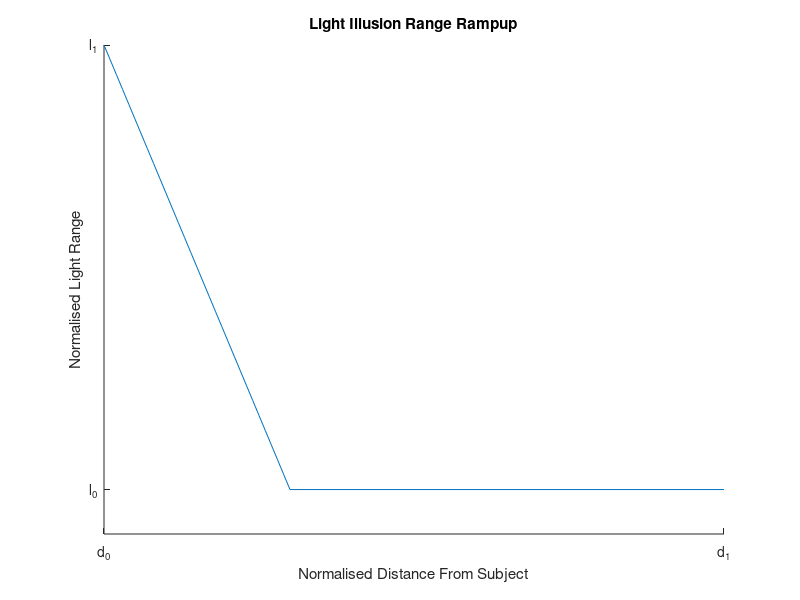

Reproduce this figure in MATLAB.
function Light

close all
clear
clc

% Variables
period = 0.3;
dt = 0.01;
time = [0:dt:period];

figure('Renderer', 'painters', 'Position', [5 5 220 300]);
y = 0.0;
line([0.3, 1], [y,y]);

hold on

lightIllusionRampup = ((-1) / 0.3)*time+1;

plot(time, lightIllusionRampup);

title('Light Illusion Range Rampup');
ylabel('Normalised Light Range');
xlabel('Normalised Distance From Subject');

ylim([-0.1, 1])
xticks([0 1])
xticklabels({'d_0','d_1'})
yticks([0 1])
yticklabels({'l_0','l_1'})


